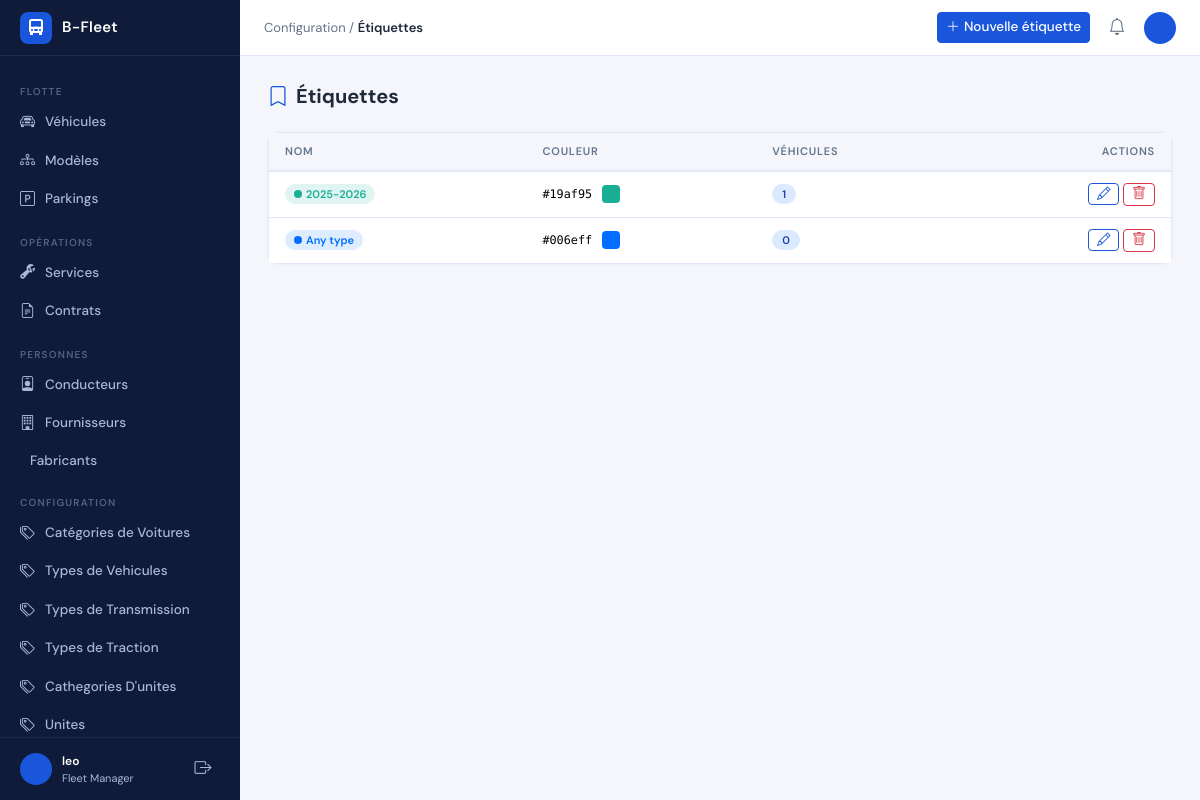
The app's page /config/tags/ (signed in) with its own data.
### fleet/config/models.py (models this page shows, shortened)
class Tag(BaseModel):
    name = models.CharField(max_length=100, unique=True)
    color = models.CharField(max_length=7, blank=True, help_text="Hex color code, e.g. #FF5733")
    class Meta:
        ordering = ["name"]

### fleet/config/views.py (the view)
# urls.py: path("tags/", views.TagListView.as_view(), name="tag-list"),
class TagListView(LoginRequiredMixin, ListView):
    template_name = "configuration/tag_list.html"
    context_object_name = "tags"
    def get_queryset(self):
        return selectors.get_all_tags()

### fleet/config/selectors.py (called while the page is built)
def get_all_tags() -> QuerySet:
    return Tag.objects.all()

### fleet/templates/configuration/tag_list.html (shortened to what this page needs)
{% extends 'base.html' %}
{% block breadcrumb %}Configuration / <span class="bc-current">Étiquettes</span>{% endblock %}
{% block topbar_actions %}<a href="{% url 'configuration:tag-create' %}" class="btn btn-primary btn-sm"><i class="bi bi-plus-lg me-1"></i>Nouvelle étiquette</a>{% endblock %}
{% block content %}
<div class="page-header"><h1><i class="bi bi-bookmark me-2 text-primary"></i>Étiquettes</h1></div>
<div class="card">
  {% if tags %}
  <div class="table-responsive">
    <table class="table table-fleet mb-0">
      <thead><tr><th>Nom</th><th>Couleur</th><th>Véhicules</th><th class="text-end">Actions</th></tr></thead>
      <tbody>{% for obj in tags %}<tr>
        <td>
          <span class="tag-pill"
                {% if obj.color %}style="background:{{ obj.color }}22;color:{{ obj.color }};"{% endif %}>
            {% if obj.color %}<span style="width:8px;height:8px;border-radius:50%;background:{{ obj.color }};display:inline-block;"></span>{% endif %}
            {{ obj.name }}
          </span>
        </td>
        <td>
          {% if obj.color %}
            <span class="font-mono small">{{ obj.color }}</span>
            <span style="width:18px;height:18px;border-radius:4px;background:{{ obj.color }};display:inline-block;vertical-align:middle;margin-left:6px;"></span>
          {% else %}—{% endif %}
        </td>
        <td><span class="badge-state badge-new">{{ obj.vehicles.count }}</span></td>
        <td class="text-end">
          <a href="{% url 'configuration:tag-update' obj.pk %}" class="btn btn-sm btn-outline-primary py-0 px-2"><i class="bi bi-pencil"></i></a>
          <a href="{% url 'configuration:tag-delete' obj.pk %}" class="btn btn-sm btn-outline-danger py-0 px-2"><i class="bi bi-trash"></i></a>
        </td>
      </tr>{% endfor %}</tbody>
    </table>
  </div>
  {% else %}
  <div class="empty-state"><i class="bi bi-bookmark"></i><p>Aucune étiquette.</p>
    <a href="{% url 'configuration:tag-create' %}" class="btn btn-primary btn-sm mt-3"><i class="bi bi-plus-lg me-1"></i>Ajouter</a>
  </div>
  {% endif %}
</div>
{% endblock %}

### fleet/templates/base.html (shortened to what this page needs)
<!DOCTYPE html>
<html lang="fr">
<head>
  <link href="https://cdn.jsdelivr.net/npm/bootstrap@5.3.3/dist/css/bootstrap.min.css" rel="stylesheet" />
  <link href="https://cdn.jsdelivr.net/npm/bootstrap-icons@1.11.3/font/bootstrap-icons.css" rel="stylesheet" />
</head>
<body>
<nav id="sidebar">
  <a class="sidebar-logo" >
    <div class="logo-icon"><i class="bi bi-truck-front-fill"></i></div>
    <span class="logo-text">B-Fleet</span>
  </a>
  <div class="sidebar-nav">
    <div class="nav-section">Flotte</div>
    <a class="sidebar-link {% block nav_vehicles %}{% endblock %}" href="{% url 'vehicles:vehicle-list' %}">
      <i class="bi bi-car-front"></i> Véhicules
    </a>
    <a class="sidebar-link {% block nav_vehicle_models %}{% endblock %}" href="{% url 'vehicles:vehicle-model-list' %}">
      <i class="bi bi-diagram-3"></i> Modèles
    </a>
    <a class="sidebar-link {% block nav_parkings %}{% endblock %}" href="{% url 'vehicles:parking-list' %}">
      <i class="bi bi-p-square"></i> Parkings
    </a>
    <div class="nav-section">Opérations</div>
    <a class="sidebar-link {% block nav_services %}{% endblock %}" href="{% url 'operations:service-list' %}">
      <i class="bi bi-wrench-adjustable"></i> Services
    </a>
    <a class="sidebar-link {% block nav_contracts %}{% endblock %}" href="{% url 'operations:contract-list' %}">
      <i class="bi bi-file-earmark-text"></i> Contrats
    </a>
    <div class="nav-section">Personnes</div>
    <a class="sidebar-link {% block nav_drivers %}{% endblock %}" href="{% url 'people:driver-list' %}">
      <i class="bi bi-person-badge"></i> Conducteurs
    </a>
    <a class="sidebar-link {% block nav_suppliers %}{% endblock %}" href="{% url 'people:supplier-list' %}">
      <i class="bi bi-building"></i> Fournisseurs
    </a>
    <a class="sidebar-link {% block nav_manufacturers %}{% endblock %}" href="{% url 'people:manufacturer-list' %}">
       Fabricants
    </a>
    <div class="nav-section">Configuration</div>
    <a class="sidebar-link {% block nav_vehicle_categories %}{% endblock %}" href="{% url 'configuration:vehicle-category-list' %}">
      <i class="bi bi-tags"></i> Catégories de Voitures
    </a>
    <a class="sidebar-link {% block nav_vehicle_type %}{% endblock %}" href="{% url 'configuration:vehicle-type-list' %}">
      <i class="bi bi-tags"></i> Types de Vehicules
    </a>
    <a class="sidebar-link {% block transmission %}{% endblock %}" href="{% url 'configuration:transmission-list' %}">
      <i class="bi bi-tags"></i> Types de Transmission
    </a>
    <a class="sidebar-link {% block traction %}{% endblock %}" href="{% url 'configuration:traction-type-list' %}">
      <i class="bi bi-tags"></i> Types de Traction
    </a>
    <a class="sidebar-link {% block unit_cathegory %}{% endblock %}" href="{% url 'configuration:unit-category-list' %}">
      <i class="bi bi-tags"></i> Cathegories D'unites
    </a>
    <a class="sidebar-link {% block unites %}{% endblock %}" href="{% url 'configuration:unit-list' %}">
      <i class="bi bi-tags"></i> Unites
    </a>
  </div>
  <div style="padding:14px 20px; border-top:1px solid rgba(255,255,255,.07); display:flex; align-items:center; gap:10px;">
    <div class="avatar" style="flex-shrink:0;">
    </div>
    <div style="overflow:hidden; flex:1;">
      <div style="font-size:12px; color:#fff; font-weight:600; white-space:nowrap; overflow:hidden; text-overflow:ellipsis;">
        {{ request.user.get_full_name|default:request.user.username }}
      </div>
      <div style="font-size:11px; color:var(--sidebar-text);">Fleet Manager</div>
    </div>
    <a href="{% url 'admin:logout' %}" class="btn-topbar" title="Déconnexion" style="color:var(--sidebar-text);">
      <i class="bi bi-box-arrow-right"></i>
    </a>
  </div>
</nav>
<header id="topbar">
  <div class="topbar-breadcrumb">
    {% block breadcrumb %}{% endblock %}
  </div>
  <div class="topbar-actions">
    {% block topbar_actions %}{% endblock %}
    <button class="btn-topbar" title="Notifications">
      <i class="bi bi-bell"></i>
    </button>
    <div class="avatar">
    </div>
  </div>
</header>
<main id="main">
  {% block content %}{% endblock %}
</main>
</body>
</html>

### fleet/templates/base.html (style rules this page uses)
:root { --primary: #1a56db; --primary-dark: #1046b8; --primary-light: #ebf2ff; --sidebar-bg: #0f1b38; --sidebar-text: #a9b8d8; --sidebar-hover: rgba(255,255,255,.07); --sidebar-active:#1a56db; --sidebar-width: 240px; --topbar-h: 56px; --body-bg: #f4f6fb; --card-bg: #ffffff; --border: #e2e8f5; --text: #1e293b; --text-muted: #64748b; --success: #0ea06a; --warning: #f59e0b; --danger: #ef4444; --radius: 10px; }
*, *::before, *::after { box-sizing: border-box; }
body { font-family: 'DM Sans', sans-serif; background: var(--body-bg); color: var(--text); margin: 0; }
#sidebar { position: fixed; top: 0; left: 0; width: var(--sidebar-width); height: 100vh; background: var(--sidebar-bg); display: flex; flex-direction: column; z-index: 1040; transition: width .2s; overflow: hidden; }
.sidebar-logo { display: flex; align-items: center; gap: 10px; padding: 0 20px; height: var(--topbar-h); border-bottom: 1px solid rgba(255,255,255,.07); text-decoration: none; flex-shrink: 0; }
.sidebar-logo .logo-icon { width: 32px; height: 32px; background: var(--primary); border-radius: 8px; display: flex; align-items: center; justify-content: center; color: #fff; font-size: 16px; flex-shrink: 0; }
.sidebar-logo .logo-text { font-weight: 600; font-size: 15px; color: #fff; letter-spacing: .3px; white-space: nowrap; }
.sidebar-nav { flex: 1; overflow-y: auto; padding: 12px 0; scrollbar-width: thin; scrollbar-color: rgba(255,255,255,.1) transparent; }
.nav-section { padding: 16px 20px 4px; font-size: 10px; font-weight: 600; letter-spacing: 1.2px; text-transform: uppercase; color: rgba(169,184,216,.45); }
.sidebar-link { display: flex; align-items: center; gap: 10px; padding: 8px 20px; color: var(--sidebar-text); text-decoration: none; font-size: 13.5px; font-weight: 500; border-radius: 0; transition: background .15s, color .15s; white-space: nowrap; }
.sidebar-link i { font-size: 15px; flex-shrink: 0; }
#topbar { position: fixed; top: 0; left: var(--sidebar-width); right: 0; height: var(--topbar-h); background: var(--card-bg); border-bottom: 1px solid var(--border); display: flex; align-items: center; padding: 0 24px; z-index: 1030; gap: 12px; }
.topbar-breadcrumb { flex: 1; font-size: 13px; color: var(--text-muted); }
.topbar-breadcrumb .bc-current { color: var(--text); font-weight: 600; }
.topbar-actions { display: flex; align-items: center; gap: 10px; }
.btn-topbar { background: none; border: none; width: 34px; height: 34px; border-radius: 8px; display: flex; align-items: center; justify-content: center; color: var(--text-muted); font-size: 17px; cursor: pointer; transition: background .15s, color .15s; }
.avatar { width: 32px; height: 32px; border-radius: 50%; background: var(--primary); color: #fff; display: flex; align-items: center; justify-content: center; font-size: 12px; font-weight: 600; cursor: pointer; }
#main { margin-left: var(--sidebar-width); margin-top: var(--topbar-h); min-height: calc(100vh - var(--topbar-h)); padding: 28px 28px; }
.page-header { display: flex; align-items: center; justify-content: space-between; margin-bottom: 24px; gap: 12px; }
.page-header h1 { font-size: 20px; font-weight: 700; margin: 0; color: var(--text); }
.card { background: var(--card-bg); border: 1px solid var(--border); border-radius: var(--radius); box-shadow: 0 1px 4px rgba(0,0,0,.04); }
.table-fleet th { font-size: 11px; font-weight: 600; text-transform: uppercase; letter-spacing: .8px; color: var(--text-muted); border-bottom: 2px solid var(--border); background: var(--body-bg); padding: 10px 16px; white-space: nowrap; }
.table-fleet td { padding: 11px 16px; font-size: 13.5px; vertical-align: middle; border-bottom: 1px solid var(--border); }
.table-fleet tbody tr:last-child td { border-bottom: none; }
.badge-state { padding: 3px 10px; border-radius: 20px; font-size: 11px; font-weight: 600; letter-spacing: .3px; }
.badge-new { background: #dbeafe; color: #1e40af; }
.btn-primary { background: var(--primary); border-color: var(--primary); font-weight: 500; font-size: 13.5px; }
.btn-outline-primary { border-color: var(--primary); color: var(--primary); font-size: 13.5px; }
.tag-pill { display: inline-flex; align-items: center; gap: 4px; padding: 2px 9px; border-radius: 20px; font-size: 11px; font-weight: 600; background: var(--primary-light); color: var(--primary); }
.font-mono { font-family: 'DM Mono', monospace; }
.text-primary { color: var(--primary) !important; }
a { color: var(--primary); }

### records on screen
Tag: name "2025-2026", color "#19af95", vehicles.count "1"
Tag: name "Any type", color "#006eff", vehicles.count "0"

### other values on screen
{{ request.user.get_full_name|default:request.user.username }} "leo"
